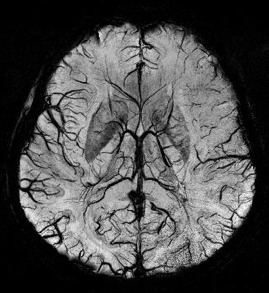
#> input picture res/small-brain-img.png, 269 x 293 px
$ python main.py   (older library calls are emulated)
#> lines starting #> are read from the running program, lines starting #| are printed output that depends on the picture; after the words box and inside, x2 and y2 are one past the last pixel; in counts of white or black regions, pixels touching at a corner belong together
### noise.py
import numpy as np

def salt_n_pepper(image : np.ndarray, noise_ratio=0.15) -> np.ndarray:
    noisy_image = image.copy()
    h, w = noisy_image.shape
    noisy_pixels = int(h * w * noise_ratio)

    for _ in range(noisy_pixels):
        row, col= np.random.randint(0, h), np.random.randint(0, w)
        if np.random.rand() < 0.5:
            noisy_image[row, col] = 0
        else:
            noisy_image[row, col] = 255

    return noisy_image

### convolution.py
import numpy as np

def add_padding(img : np.ndarray, padding_height : int, padding_width : int):
    n, m = img.shape

    padded_img = np.zeros((n + padding_height * 2, m + padding_width * 2))
    padded_img[padding_height : n + padding_height, padding_width : m + padding_width] = img

    return padded_img

def conv2d(img : np.ndarray, kernel : np.ndarray, padding=True) -> np.ndarray:
    # Dimensions
    k_height, k_width = kernel.shape
    img_height, img_width = img.shape

    # Create a padded version of the image to handle edges
    if padding == True:
        # Calculate padding required
        pad_height = k_height // 2
        pad_width = k_width // 2
        padded_img = add_padding(img, pad_height, pad_width)
    else:
        padded_img = img

    # Initialize an output image with zeros
    output = np.zeros((img_height, img_width), dtype=float)

    # Perform convolution
    for i_img in range(img_height):
        for j_img in range(img_width):
            for i_kernel in range(k_height):
                for j_kernel in range(k_width):
                    output[i_img, j_img] = output[i_img, j_img] + (padded_img[i_img+i_kernel, j_img+j_kernel] * kernel[i_kernel, j_kernel])
            output[i_img, j_img] = int(output[i_img, j_img])

    return np.array(output, dtype=np.uint8)

# [27 lines left out: function conv2d_sharpening, not called in this run]

def conv2d_with_lookup_table(img : np.ndarray, lookup_table : np.ndarray, padding=True, k_height=3, k_width=3) -> np.ndarray:
    if padding == True:
        padded_img = add_padding(img, k_height, k_width)

    img_height, img_width = img.shape

    # Initialize an output image with zeros
    output = np.zeros((img_height, img_width), dtype=float)

    # Perform convolution
    for i_img in range(img_height):
        for j_img in range(img_width):
            for i_kernel in range(k_height):
                for j_kernel in range(k_width):
                    p = padded_img[i_img+i_kernel, j_img+j_kernel]
                    output[i_img, j_img] = output[i_img, j_img] + (p * lookup_table[int(p)])
            output[i_img, j_img] = int(output[i_img, j_img])

    output = np.clip(output, 0, 255)
    return np.array(output, dtype=np.uint8)

# [12 lines that do not run on import are left out]

### fda.py
import numpy as np
from convolution import conv2d_with_lookup_table

from math import exp,log

def lookup_table(lmbda : int = 1, delta : float =.5) -> np.ndarray:
    lut = np.zeros(shape=256, dtype=np.float64)
    if lmbda < 1 or delta < 0 or delta > .5:
        return lut

    euler = np.e
    for i in range(0, 255):
        euler_powered = np.pow(euler, -(np.pow(i, 1/5)/lmbda)/5)
        lut[i] = (1 - np.pow(euler, (-8*delta*euler_powered))) / 8

    return lut

def fda_filter(img : np.ndarray, padding=True) -> np.ndarray:
    return conv2d_with_lookup_table(
        img=img,
        padding=padding,
        lookup_table=lookup_table(),
        k_height=3,
        k_width=3
    )

### sobel.py
import numpy as np
import cv2
from convolution import conv2d_sharpening

# [8 lines left out: function sobel_sharpening, not called in this run]

# Somente para debug
def sobel_sharpening_optmized(img : np.ndarray) -> np.ndarray:
    sobel_kernel_x = cv2.Sobel(img, cv2.CV_64F, 1, 0, ksize=3)
    sobel_kernel_y = cv2.Sobel(img, cv2.CV_64F, 0, 1, ksize=3)
    sobel_magnitude = cv2.magnitude(sobel_kernel_x, sobel_kernel_y)
    return np.uint8(255 * sobel_magnitude / np.max(sobel_magnitude))

### sharpening.py
from numpy import ndarray, clip, uint8

def sharp_img(img : ndarray, smoothed_img : ndarray, alpha=1) -> ndarray:
    img_mask = img - smoothed_img
    img_sharpened = img + alpha * img_mask
    return clip(img_sharpened, 0, 255).astype(uint8)

### gauss.py
import numpy as np

from convolution import conv2d

def gauss_create(sigma=1, size_x=3, size_y=3) -> np.ndarray:
    '''
    Create normal (gaussian) distribuiton
    '''
    x, y = np.meshgrid(np.linspace(-1,1,size_x), np.linspace(-1,1,size_y))
    calc = 1/((2*np.pi*(sigma**2)))
    exp = np.exp(-(((x**2) + (y**2))/(2*(sigma**2))))

    return exp*calc

def gauss_filter(img : np.ndarray, padding=True) -> np.ndarray:
    gaus_3x3 = gauss_create(sigma=1, size_x=3, size_y=3)

    return conv2d(img = img, kernel = gaus_3x3, padding=padding);

### main.py
import cv2
import numpy as np

from noise import salt_n_pepper
from gauss import gauss_filter
from sobel import sobel_sharpening, sobel_sharpening_optmized
from fda import fda_filter
from sharpening import sharp_img
from mse import calculate_mse
from psnr import calculate_psnr

from os import mkdir
from os.path import exists
from shutil import rmtree

directory = './results'
if exists(directory):
    rmtree(directory)

def show_and_save_img(img : np.ndarray, filename : str) -> None:
    cv2.imshow(filename, img)
    cv2.waitKey(0)
    cv2.destroyAllWindows()
    cv2.imwrite(directory + '/' + filename + '.png', img)

mkdir(directory)

# =========== init ===========
img = cv2.imread('res/small-brain-img.png', 0)
#> img is the input picture: shape (293, 269); min 0, max 249, mean 76.8

show_and_save_img(img, filename='no-modification')

# =========== noise ===========
img_noise = salt_n_pepper(img, noise_ratio=.05)
#> after the loop in salt_n_pepper, `for _ in range(noisy_pixels):`:
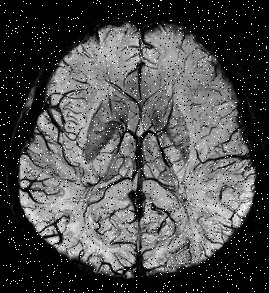
#> noisy_image: shape (293, 269); 4.43% of pixels changed, all inside (x1, y1, x2, y2) = (0, 0, 269, 293)

show_and_save_img(img_noise, filename='noise')

# =========== smoothing ===========
img_gauss = gauss_filter(img=img_noise)
#> after the loop in conv2d, `for i_img in range(img_height):`:
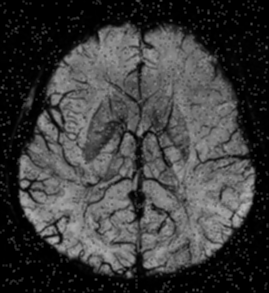
#> output: shape (293, 269) float64; min 0, max 184, mean 61.1
for i in range(4):
    img_gauss = gauss_filter(img=img_gauss)
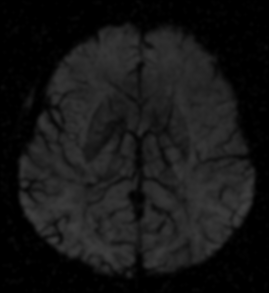
#> img_gauss: shape (293, 269); min 0, max 62, mean 21.3

img_fda = fda_filter(img_noise)
#> after the loop in conv2d_with_lookup_table, `for i_img in range(img_height):`:
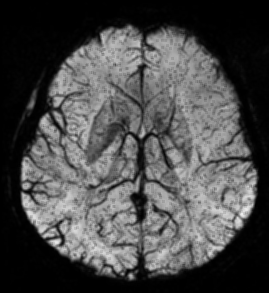
#> output: shape (293, 269) float64; min 0, max 236, mean 73.8
for i in range(5):
    img_fda = fda_filter(img_fda)
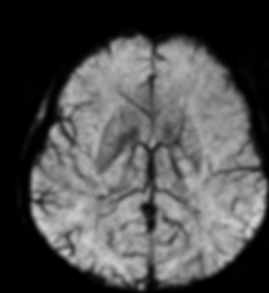
#> img_fda: shape (293, 269); min 0, max 210, mean 78.5

show_and_save_img(img_gauss, 'gauss')
show_and_save_img(img_fda, 'fda')

# =========== borders ===========
img_gauss_sobel = sobel_sharpening_optmized(img_gauss)
img_fda_sobel = sobel_sharpening_optmized(img_fda)

show_and_save_img(img_gauss_sobel, 'sobel-gauss')
show_and_save_img(img_fda_sobel, 'sobel-fda')

# =========== masking ===========
img_sharp_gauss = sharp_img(img, img_gauss, alpha=.1)
img_sharp_fda = sharp_img(img, img_fda, alpha=.1)
#> call 2 of sharp_img, with alpha = 0.1
#> in sharp_img (call 2), `img_mask = img - smoothed_img`:
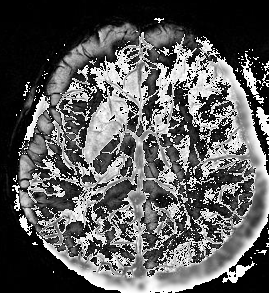
#> img_mask: shape (293, 269); min 0, max 255, mean 90.6
#> in sharp_img (call 2), `img_sharpened = img + alpha * img_mask`:
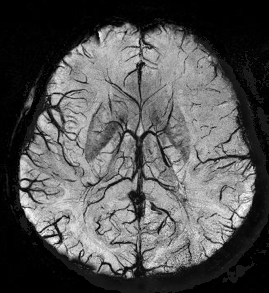
#> img_sharpened: shape (293, 269) float64; min 0, max 257.4, mean 85.8; drawn with min black and max white

show_and_save_img(img_sharp_gauss, 'sharpened-gauss')
show_and_save_img(img_sharp_fda, 'sharpened-fda')

# =========== borders ===========
img_gauss_sharp_sobel = sobel_sharpening_optmized(img_sharp_gauss)
img_fda_sharp_sobel = sobel_sharpening_optmized(img_sharp_fda)

show_and_save_img(img_gauss_sharp_sobel, 'sobel-sharp-gauss')
show_and_save_img(img_fda_sharp_sobel, 'sobel-sharp-fda')

# =========== metrics ===========
mse_gauss = calculate_mse(img, img_sharp_gauss)
psnr_gauss = calculate_psnr(img, img_sharp_gauss)

mse_fda = calculate_mse(img, img_sharp_fda)
psnr_fda = calculate_psnr(img, img_sharp_fda)

print()
print('MSE - \tGAUSS: ' + str(mse_gauss))
print('MSE - \tFDA: ' + str(mse_fda))
print()
print('PSNR - \tGAUSS: ' + str(psnr_gauss))
print('PSNR - \tFDA: ' + str(psnr_fda))
print()
